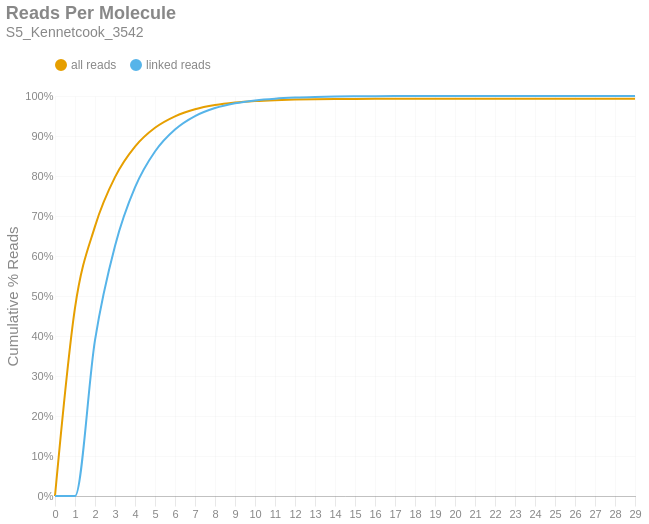

Here is the notebook cell this chart was saved with:
### Markdown cell above
### Reads per Molecule
This chart shows the cumulative distribution of the number of reads per linked molecule. That is, how many alignments are associated with a unique molecule. This excludes the number of reads associated with invalid or absent linked-read barcodes. The `linked` histogram is the percentages recalculated when disregarding singletons.

### Code cell
if SKIPLR:
    print_html(f"Skipped")
else:
    counts = np.bincount(valids['reads'].cast(pl.Int64).to_numpy())
    weighted = counts * np.arange(len(counts))
    all_perc = weighted / n_reads
    linked_perc = weighted / n_linked_reads
    linked_perc[1] = 0
    binned_df = pl.DataFrame({
        'readsper': list(range(len(counts))),
        'all reads (cumsum)': np.cumsum(all_perc).tolist(),
        'linked reads (cumsum)': np.cumsum(linked_perc).tolist(),
    })

    with SafeRender(binned_df):
        (
            density_plot(binned_df, 'Reads Per Molecule', samplename, 'readspmol')
            .encode(
                x=alt.X('readsper:O', title=None).axis(labelAngle=0).scale(padding=0),
                y=alt.Y('value:Q', title='Cumulative % Reads').axis(format='%').stack(False),
                color=alt.Color("key:N").scale(domain=["all reads", "linked reads"]),
                tooltip=[
                    alt.Tooltip("key:N", title="Data Type"),
                    alt.Tooltip("readsper:O", title="Reads Per Molecule"),
                    alt.Tooltip("value:Q", format=".2%", title="% Reads (Cum.)")
                ]            
            )
        ).display()

### Figure 1 — Vega-Lite specification as saved in the notebook (floating-point values rounded to 4 significant figures)
{"width": "container", "height": 400, "config": {"title": {"anchor": "start", "dy": -15, "fontSize": 18, "color": "#888888", "subtitleColor": "#888888", "subtitleFontSize": 14}, "arc": {"fill": "#0072B2"}, "axis": {"domainColor": "#888888", "domainWidth": 0.5, "gridWidth": 0.2, "grid": false, "titleFontWeight": 400, "titleFontSize": 15, "labelFontSize": 11, "labelColor": "#888888", "tickColor": "#888888", "tickWidth": 0.2, "titleColor": "#888888"}, "axisBand": {"grid": false}, "axisX": {"grid": true, "tickSize": 10, "domainCap": "round"}, "axisY": {"domain": false, "grid": true, "tickSize": 0, "domainCap": "round"}, "background": "transparent", "header": {"labelFontSize": 15, "labelColor": "#888888", "titleFontSize": 15, "titleFontWeight": 600, "titleColor": "#888888"}, "legend": {"labelFont": "sans-serif", "labelFontSize": 12, "labelColor": "#888888", "symbolSize": 100, "symbolType": "circle", "titleFontSize": 12, "titlePadding": 10, "titleColor": "#888888", "title": null, "orient": "top"}, "range": {"category": ["#E69F00", "#56B4E9", "#009E73", "#F0E442", "#0072B2", "#D55E00", "#CC79A7", "#000000"], "diverging": ["#cfe8f3", "#a2d4ec", "#73bfe2", "#46abdb", "#1696d2", "#12719e"]}, "area": {"fill": "#0072B2", "fillOpacity": 0.7, "line": true, "strokeOpacity": 0.7}, "line": {"color": "#0072B2", "stroke": "#0072B2", "strokeWidth": 2}, "trail": {"color": "#0072B2", "stroke": "#0072B2", "strokeWidth": 0, "size": 1}, "point": {"filled": true, "fillOpacity": 1.0, "size": 95}, "text": {"color": "#888888", "fontSize": 11, "align": "right", "fontWeight": 400, "size": 11}, "bar": {"fill": "#0072B2", "stroke": null}, "view": {"stroke": null, "continuousWidth": 660, "continuousHeight": 400}}, "data": {"name": "data-6379ce35bfbe21ddd618539a6ab3727c"}, "mark": {"type": "line", "interpolate": "monotone", "point": {"opacity": 0, "size": 275}}, "encoding": {"color": {"field": "key", "scale": {"domain": ["all reads", "linked reads"]}, "type": "nominal"}, "tooltip": [{"field": "key", "title": "Data Type", "type": "nominal"}, {"field": "readsper", "title": "Reads Per Molecule", "type": "ordinal"}, {"field": "value", "format": ".2%", "title": "% Reads (Cum.)", "type": "quantitative"}], "x": {"axis": {"labelAngle": 0}, "field": "readsper", "scale": {"padding": 0}, "title": null, "type": "ordinal"}, "y": {"axis": {"format": "%"}, "field": "value", "stack": false, "title": "Cumulative % Reads", "type": "quantitative"}}, "params": [{"name": "param_c36ac31b6afebe62", "select": {"type": "point", "fields": ["key"]}, "bind": "legend"}], "title": {"text": "Reads Per Molecule", "subtitle": "S5_Kennetcook_3542"}, "transform": [{"fold": ["all reads (cumsum)", "linked reads (cumsum)"]}, {"calculate": "replace(datum.key, ' (cumsum)', '')", "as": "key"}, {"filter": {"param": "param_c36ac31b6afebe62"}}], "usermeta": {"embedOptions": {"downloadFileName": "S5_Kennetcook_3542.readspmol"}}, "$schema": "https://vega.github.io/schema/vega-lite/v6.1.0.json", "datasets": {"data-6379ce35bfbe21ddd618539a6ab3727c": [{"readsper": 0, "all reads (cumsum)": 0.0, "linked reads (cumsum)": 0.0}, {"readsper": 1, "all reads (cumsum)": 0.4702, "linked reads (cumsum)": 0.0}, {"readsper": 2, "all reads (cumsum)": 0.674, "linked reads (cumsum)": 0.3898}, {"readsper": 3, "all reads (cumsum)": 0.7971, "linked reads (cumsum)": 0.6253}, {"readsper": 4, "all reads (cumsum)": 0.8735, "linked reads (cumsum)": 0.7714}, {"readsper": 5, "all reads (cumsum)": 0.9205, "linked reads (cumsum)": 0.8612}, {"readsper": 6, "all reads (cumsum)": 0.9492, "linked reads (cumsum)": 0.9161}, {"readsper": 7, "all reads (cumsum)": 0.9667, "linked reads (cumsum)": 0.9496}, {"readsper": 8, "all reads (cumsum)": 0.9773, "linked reads (cumsum)": 0.9698}, {"readsper": 9, "all reads (cumsum)": 0.9836, "linked reads (cumsum)": 0.9818}, {"readsper": 10, "all reads (cumsum)": 0.9873, "linked reads (cumsum)": 0.989}, {"readsper": 11, "all reads (cumsum)": 0.9896, "linked reads (cumsum)": 0.9934}, {"readsper": 12, "all reads (cumsum)": 0.991, "linked reads (cumsum)": 0.996}, {"readsper": 13, "all reads (cumsum)": 0.9918, "linked reads (cumsum)": 0.9977}, {"readsper": 14, "all reads (cumsum)": 0.9924, "linked reads (cumsum)": 0.9987}, {"readsper": 15, "all reads (cumsum)": 0.9926, "linked reads (cumsum)": 0.9992}, {"readsper": 16, "all reads (cumsum)": 0.9928, "linked reads (cumsum)": 0.9996}, {"readsper": 17, "all reads (cumsum)": 0.9929, "linked reads (cumsum)": 0.9998}, {"readsper": 18, "all reads (cumsum)": 0.993, "linked reads (cumsum)": 0.9998}, {"readsper": 19, "all reads (cumsum)": 0.993, "linked reads (cumsum)": 0.9999}, {"readsper": 20, "all reads (cumsum)": 0.993, "linked reads (cumsum)": 0.9999}, {"readsper": 21, "all reads (cumsum)": 0.993, "linked reads (cumsum)": 1.0}, {"readsper": 22, "all reads (cumsum)": 0.993, "linked reads (cumsum)": 1.0}, {"readsper": 23, "all reads (cumsum)": 0.993, "linked reads (cumsum)": 1.0}, {"readsper": 24, "all reads (cumsum)": 0.993, "linked reads (cumsum)": 1.0}, {"readsper": 25, "all reads (cumsum)": 0.993, "linked reads (cumsum)": 1.0}, {"readsper": 26, "all reads (cumsum)": 0.993, "linked reads (cumsum)": 1.0}, {"readsper": 27, "all reads (cumsum)": 0.993, "linked reads (cumsum)": 1.0}, {"readsper": 28, "all reads (cumsum)": 0.993, "linked reads (cumsum)": 1.0}, {"readsper": 29, "all reads (cumsum)": 0.993, "linked reads (cumsum)": 1.0}]}}
